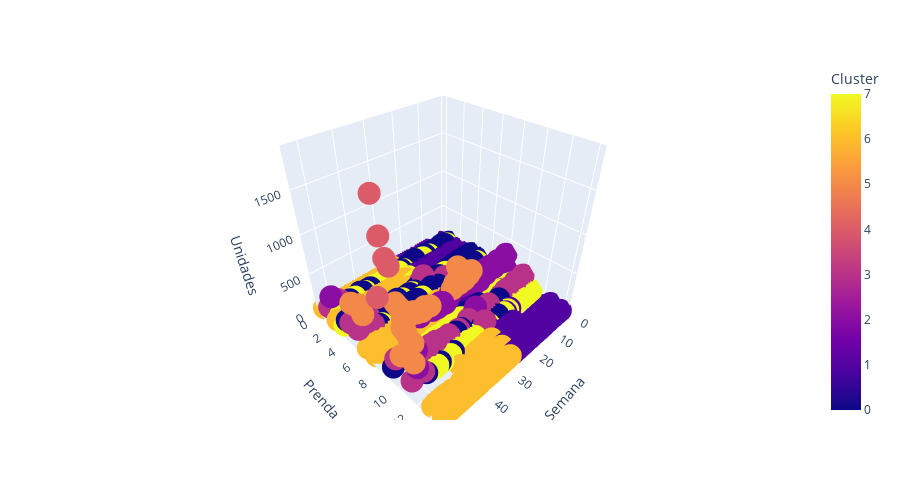

Source (notebook cell):
### Code cell
fig = px.scatter_3d(df1, x='Semana', y='Prenda', z='Unidades', color = 'Cluster')

fig.update_layout(height = 500)
fig

### Figure 1 — Plotly figure (JSON) as saved in the notebook; plotly's stock layout.template omitted (floating-point values rounded to 4 significant figures; data arrays with more than 128 entries replaced by an {"elided": "..."} marker saying what was removed)
{"data": [{"hovertemplate": "Semana=%{x}<br>Prenda=%{y}<br>Unidades=%{z}<br>Cluster=%{marker.color}<extra></extra>", "legendgroup": "", "marker": {"color": {"elided": "740 int values"}, "coloraxis": "coloraxis", "symbol": "circle"}, "mode": "markers", "name": "", "scene": "scene", "showlegend": false, "type": "scatter3d", "x": {"elided": "740 int values"}, "y": {"elided": "740 int values"}, "z": {"elided": "740 int values"}}], "layout": {"coloraxis": {"colorbar": {"title": {"text": "Cluster"}}, "colorscale": [[0, "#0d0887"], [0.1111, "#46039f"], [0.2222, "#7201a8"], [0.3333, "#9c179e"], [0.4444, "#bd3786"], [0.5556, "#d8576b"], [0.6667, "#ed7953"], [0.7778, "#fb9f3a"], [0.8889, "#fdca26"], [1, "#f0f921"]]}, "height": 500, "legend": {"tracegroupgap": 0}, "margin": {"t": 60}, "scene": {"domain": {"x": [0, 1], "y": [0, 1]}, "xaxis": {"title": {"text": "Semana"}}, "yaxis": {"title": {"text": "Prenda"}}, "zaxis": {"title": {"text": "Unidades"}}}}}
